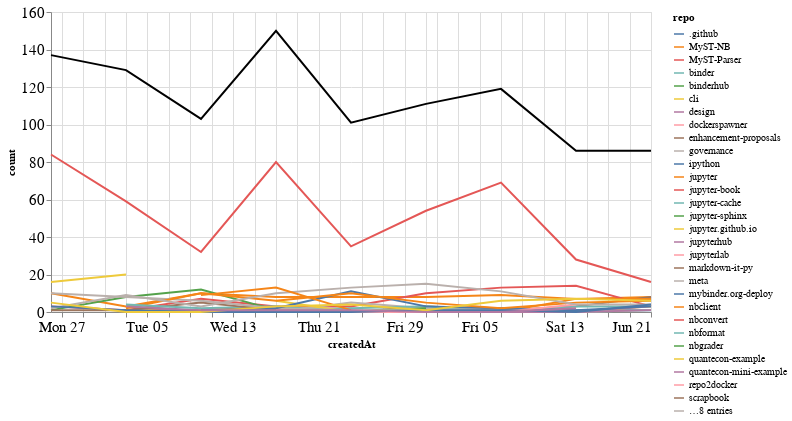

Notebook code cell kept with this figure:
### Markdown cell above
## Comments

### Code cell
comments_time = comments.groupby('repo').resample('W', on='createdAt').count()['author'].reset_index()
comments_time = comments_time.rename(columns={'author': 'count'})
comments_time_total = comments_time.groupby('createdAt').agg({"count": "sum"}).reset_index()
ch1 = alt.Chart(comments_time, width=600).mark_line().encode(
    x='createdAt',
    y='count',
    color='repo',
    tooltip="repo"
)

ch2 = alt.Chart(comments_time_total, width=600).mark_line(color="black").encode(
    x='createdAt',
    y='count',
)

ch1 + ch2

### Figure 1 — Vega-Lite specification as saved in the notebook (floating-point values rounded to 4 significant figures; data arrays with more than 128 entries replaced by an {"elided": "..."} marker saying what was removed)
{"config": {"axisLeft": {"labelFontSize": 15}, "axisBottom": {"labelFontSize": 15}}, "layer": [{"data": {"name": "data-79b6b79137605cf01d7c1ab3c9cab17c"}, "mark": "line", "encoding": {"color": {"type": "nominal", "field": "repo"}, "tooltip": {"type": "nominal", "field": "repo"}, "x": {"type": "temporal", "field": "createdAt"}, "y": {"type": "quantitative", "field": "count"}}, "width": 600}, {"data": {"name": "data-d27e3f791b74ee87b90735039a9017b6"}, "mark": {"type": "line", "color": "black"}, "encoding": {"x": {"type": "temporal", "field": "createdAt"}, "y": {"type": "quantitative", "field": "count"}}, "width": 600}], "$schema": "https://vega.github.io/schema/vega-lite/v4.8.1.json", "datasets": {"data-79b6b79137605cf01d7c1ab3c9cab17c": {"elided": "184 records"}, "data-d27e3f791b74ee87b90735039a9017b6": [{"createdAt": "2020-04-26T00:00:00", "count": 137}, {"createdAt": "2020-05-03T00:00:00", "count": 129}, {"createdAt": "2020-05-10T00:00:00", "count": 103}, {"createdAt": "2020-05-17T00:00:00", "count": 150}, {"createdAt": "2020-05-24T00:00:00", "count": 101}, {"createdAt": "2020-05-31T00:00:00", "count": 111}, {"createdAt": "2020-06-07T00:00:00", "count": 119}, {"createdAt": "2020-06-14T00:00:00", "count": 86}, {"createdAt": "2020-06-21T00:00:00", "count": 86}]}}
